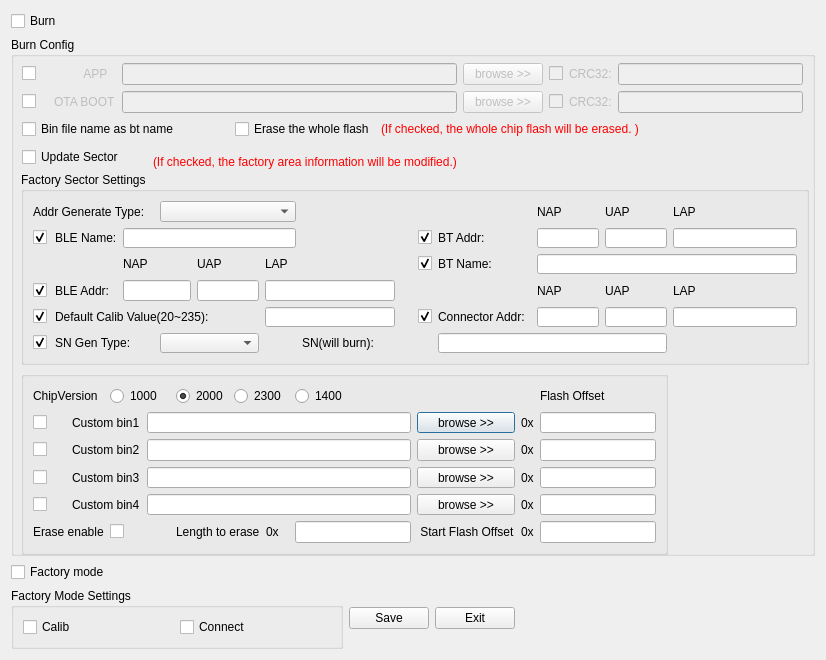
<?xml version="1.0" encoding="UTF-8"?>
<ui version="4.0">
 <class>Dialog</class>
 <widget class="QDialog" name="Dialog">
  <property name="geometry">
   <rect>
    <x>0</x>
    <y>0</y>
    <width>826</width>
    <height>660</height>
   </rect>
  </property>
  <property name="minimumSize">
   <size>
    <width>826</width>
    <height>496</height>
   </size>
  </property>
  <property name="windowTitle">
   <string>Productline Config</string>
  </property>
  <layout class="QVBoxLayout" name="verticalLayout_5">
   <item>
    <widget class="QCheckBox" name="checkbox_burn_switch">
     <property name="font">
      <font>
       <family>Arial</family>
       <pointsize>9</pointsize>
      </font>
     </property>
     <property name="text">
      <string>Burn</string>
     </property>
     <property name="iconSize">
      <size>
       <width>18</width>
       <height>20</height>
      </size>
     </property>
     <property name="autoRepeatInterval">
      <number>97</number>
     </property>
    </widget>
   </item>
   <item>
    <widget class="QGroupBox" name="groupBox_burn_setting">
     <property name="font">
      <font>
       <family>Arial</family>
       <pointsize>9</pointsize>
      </font>
     </property>
     <property name="title">
      <string>Burn Config</string>
     </property>
     <widget class="QGroupBox" name="groupBox">
      <property name="geometry">
       <rect>
        <x>10</x>
        <y>135</y>
        <width>788</width>
        <height>193</height>
       </rect>
      </property>
      <property name="title">
       <string>Factory Sector Settings</string>
      </property>
      <layout class="QVBoxLayout" name="verticalLayout_4">
       <item>
        <layout class="QGridLayout" name="gridLayout_burnsetting" columnstretch="1,4,2,2,4,2,6,2,6,4,4,8">
         <item row="0" column="0" colspan="3">
          <widget class="QLabel" name="label_17">
           <property name="text">
            <string>Addr Generate Type:</string>
           </property>
          </widget>
         </item>
         <item row="0" column="3" colspan="3">
          <widget class="QComboBox" name="combbx_addr_gen_type"/>
         </item>
         <item row="0" column="9">
          <widget class="QLabel" name="label_2">
           <property name="font">
            <font>
             <family>Arial</family>
             <pointsize>9</pointsize>
            </font>
           </property>
           <property name="text">
            <string>NAP</string>
           </property>
          </widget>
         </item>
         <item row="0" column="10">
          <widget class="QLabel" name="label_3">
           <property name="font">
            <font>
             <family>Arial</family>
             <pointsize>9</pointsize>
            </font>
           </property>
           <property name="text">
            <string>UAP</string>
           </property>
          </widget>
         </item>
         <item row="0" column="11">
          <widget class="QLabel" name="label_4">
           <property name="font">
            <font>
             <family>Arial</family>
             <pointsize>9</pointsize>
            </font>
           </property>
           <property name="text">
            <string>LAP</string>
           </property>
          </widget>
         </item>
         <item row="1" column="0">
          <widget class="QCheckBox" name="checkBox_blename">
           <property name="text">
            <string/>
           </property>
           <property name="checked">
            <bool>true</bool>
           </property>
          </widget>
         </item>
         <item row="1" column="1">
          <widget class="QLabel" name="label_15">
           <property name="font">
            <font>
             <family>Arial</family>
             <pointsize>9</pointsize>
            </font>
           </property>
           <property name="text">
            <string>BLE Name:</string>
           </property>
          </widget>
         </item>
         <item row="1" column="2" colspan="4">
          <widget class="QLineEdit" name="lineedit_blename">
           <property name="font">
            <font>
             <family>Arial</family>
             <pointsize>11</pointsize>
            </font>
           </property>
           <property name="focusPolicy">
            <enum>Qt::StrongFocus</enum>
           </property>
           <property name="maxLength">
            <number>256</number>
           </property>
          </widget>
         </item>
         <item row="1" column="7">
          <widget class="QCheckBox" name="checkBox_btaddr">
           <property name="layoutDirection">
            <enum>Qt::RightToLeft</enum>
           </property>
           <property name="text">
            <string/>
           </property>
           <property name="checked">
            <bool>true</bool>
           </property>
          </widget>
         </item>
         <item row="1" column="8">
          <widget class="QLabel" name="label">
           <property name="font">
            <font>
             <family>Arial</family>
             <pointsize>9</pointsize>
            </font>
           </property>
           <property name="text">
            <string>BT Addr:</string>
           </property>
          </widget>
         </item>
         <item row="1" column="9">
          <widget class="QLineEdit" name="lineedit_btnap">
           <property name="font">
            <font>
             <family>Arial</family>
             <pointsize>11</pointsize>
            </font>
           </property>
           <property name="focusPolicy">
            <enum>Qt::StrongFocus</enum>
           </property>
           <property name="maxLength">
            <number>4</number>
           </property>
          </widget>
         </item>
         <item row="1" column="10">
          <widget class="QLineEdit" name="lineedit_btuap">
           <property name="font">
            <font>
             <family>Arial</family>
             <pointsize>11</pointsize>
            </font>
           </property>
           <property name="focusPolicy">
            <enum>Qt::StrongFocus</enum>
           </property>
           <property name="maxLength">
            <number>2</number>
           </property>
          </widget>
         </item>
         <item row="1" column="11">
          <widget class="QLineEdit" name="lineedit_btlap">
           <property name="font">
            <font>
             <family>Arial</family>
             <pointsize>11</pointsize>
            </font>
           </property>
           <property name="focusPolicy">
            <enum>Qt::StrongFocus</enum>
           </property>
           <property name="maxLength">
            <number>6</number>
           </property>
           <property name="frame">
            <bool>true</bool>
           </property>
          </widget>
         </item>
         <item row="2" column="2">
          <widget class="QLabel" name="label_8">
           <property name="text">
            <string>NAP</string>
           </property>
          </widget>
         </item>
         <item row="2" column="4">
          <widget class="QLabel" name="label_6">
           <property name="text">
            <string>UAP</string>
           </property>
          </widget>
         </item>
         <item row="2" column="5">
          <widget class="QLabel" name="label_9">
           <property name="text">
            <string>LAP</string>
           </property>
          </widget>
         </item>
         <item row="2" column="7">
          <widget class="QCheckBox" name="checkBox_btname">
           <property name="layoutDirection">
            <enum>Qt::RightToLeft</enum>
           </property>
           <property name="text">
            <string/>
           </property>
           <property name="checked">
            <bool>true</bool>
           </property>
          </widget>
         </item>
         <item row="2" column="8">
          <widget class="QLabel" name="label_5">
           <property name="font">
            <font>
             <family>Arial</family>
             <pointsize>9</pointsize>
            </font>
           </property>
           <property name="text">
            <string>BT Name:</string>
           </property>
          </widget>
         </item>
         <item row="2" column="9" colspan="3">
          <widget class="QLineEdit" name="lineedit_btname">
           <property name="font">
            <font>
             <family>Arial</family>
             <pointsize>11</pointsize>
            </font>
           </property>
           <property name="focusPolicy">
            <enum>Qt::StrongFocus</enum>
           </property>
           <property name="maxLength">
            <number>256</number>
           </property>
          </widget>
         </item>
         <item row="3" column="0">
          <widget class="QCheckBox" name="checkBox_bleaddr">
           <property name="text">
            <string/>
           </property>
           <property name="checked">
            <bool>true</bool>
           </property>
          </widget>
         </item>
         <item row="3" column="1">
          <widget class="QLabel" name="label_7">
           <property name="text">
            <string>BLE Addr:</string>
           </property>
          </widget>
         </item>
         <item row="3" column="2" colspan="2">
          <widget class="QLineEdit" name="lineedit_blenap">
           <property name="focusPolicy">
            <enum>Qt::StrongFocus</enum>
           </property>
           <property name="maxLength">
            <number>4</number>
           </property>
          </widget>
         </item>
         <item row="3" column="4">
          <widget class="QLineEdit" name="lineedit_bleuap">
           <property name="focusPolicy">
            <enum>Qt::StrongFocus</enum>
           </property>
           <property name="maxLength">
            <number>2</number>
           </property>
          </widget>
         </item>
         <item row="3" column="5" colspan="2">
          <widget class="QLineEdit" name="lineedit_blelap">
           <property name="focusPolicy">
            <enum>Qt::StrongFocus</enum>
           </property>
           <property name="maxLength">
            <number>6</number>
           </property>
          </widget>
         </item>
         <item row="3" column="9">
          <widget class="QLabel" name="label_11">
           <property name="text">
            <string>NAP</string>
           </property>
          </widget>
         </item>
         <item row="3" column="10">
          <widget class="QLabel" name="label_10">
           <property name="text">
            <string>UAP</string>
           </property>
          </widget>
         </item>
         <item row="3" column="11">
          <widget class="QLabel" name="label_13">
           <property name="text">
            <string>LAP</string>
           </property>
          </widget>
         </item>
         <item row="4" column="0">
          <widget class="QCheckBox" name="checkBox_calib">
           <property name="text">
            <string/>
           </property>
           <property name="checked">
            <bool>true</bool>
           </property>
          </widget>
         </item>
         <item row="4" column="1" colspan="4">
          <widget class="QLabel" name="label_14">
           <property name="text">
            <string>Default Calib Value(20~235):</string>
           </property>
          </widget>
         </item>
         <item row="4" column="7">
          <widget class="QCheckBox" name="checkBox_conaddr">
           <property name="layoutDirection">
            <enum>Qt::RightToLeft</enum>
           </property>
           <property name="text">
            <string/>
           </property>
           <property name="checked">
            <bool>true</bool>
           </property>
          </widget>
         </item>
         <item row="4" column="8">
          <widget class="QLabel" name="label_12">
           <property name="text">
            <string>Connector Addr:</string>
           </property>
          </widget>
         </item>
         <item row="4" column="9">
          <widget class="QLineEdit" name="lineedit_connectornap">
           <property name="focusPolicy">
            <enum>Qt::StrongFocus</enum>
           </property>
           <property name="maxLength">
            <number>4</number>
           </property>
          </widget>
         </item>
         <item row="4" column="10">
          <widget class="QLineEdit" name="lineedit_connectoruap">
           <property name="focusPolicy">
            <enum>Qt::StrongFocus</enum>
           </property>
           <property name="maxLength">
            <number>2</number>
           </property>
          </widget>
         </item>
         <item row="4" column="11">
          <widget class="QLineEdit" name="lineedit_connectorlap">
           <property name="focusPolicy">
            <enum>Qt::StrongFocus</enum>
           </property>
           <property name="maxLength">
            <number>6</number>
           </property>
           <property name="frame">
            <bool>true</bool>
           </property>
          </widget>
         </item>
         <item row="5" column="0">
          <widget class="QCheckBox" name="checkBox_sn">
           <property name="text">
            <string/>
           </property>
           <property name="checked">
            <bool>true</bool>
           </property>
          </widget>
         </item>
         <item row="5" column="1" colspan="2">
          <widget class="QLabel" name="label_18">
           <property name="text">
            <string>SN Gen Type:</string>
           </property>
          </widget>
         </item>
         <item row="5" column="3" colspan="2">
          <widget class="QComboBox" name="combbx_sn_gen_type"/>
         </item>
         <item row="5" column="6" colspan="2">
          <widget class="QLabel" name="label_19">
           <property name="layoutDirection">
            <enum>Qt::RightToLeft</enum>
           </property>
           <property name="text">
            <string>SN(will burn):</string>
           </property>
          </widget>
         </item>
         <item row="4" column="5" colspan="2">
          <widget class="QLineEdit" name="lineedit_default_calibval">
           <property name="focusPolicy">
            <enum>Qt::StrongFocus</enum>
           </property>
           <property name="maxLength">
            <number>8</number>
           </property>
          </widget>
         </item>
         <item row="5" column="8" colspan="3">
          <widget class="QLineEdit" name="lineedit_sn">
           <property name="font">
            <font>
             <family>Arial</family>
             <pointsize>11</pointsize>
            </font>
           </property>
           <property name="focusPolicy">
            <enum>Qt::StrongFocus</enum>
           </property>
           <property name="maxLength">
            <number>256</number>
           </property>
          </widget>
         </item>
        </layout>
       </item>
      </layout>
     </widget>
     <widget class="QGroupBox" name="groupBox_custom">
      <property name="geometry">
       <rect>
        <x>10</x>
        <y>334</y>
        <width>647</width>
        <height>184</height>
       </rect>
      </property>
      <property name="title">
       <string/>
      </property>
      <layout class="QGridLayout" name="gridLayout_4">
       <item row="0" column="0">
        <layout class="QGridLayout" name="gridLayout_3">
         <item row="0" column="0" colspan="2">
          <widget class="QLabel" name="label_16">
           <property name="text">
            <string>ChipVersion</string>
           </property>
          </widget>
         </item>
         <item row="0" column="2" colspan="2">
          <widget class="QRadioButton" name="radioButton_1000">
           <property name="text">
            <string>1000</string>
           </property>
           <property name="checked">
            <bool>false</bool>
           </property>
          </widget>
         </item>
         <item row="0" column="4">
          <widget class="QRadioButton" name="radioButton_2000">
           <property name="text">
            <string>2000</string>
           </property>
           <property name="checked">
            <bool>true</bool>
           </property>
          </widget>
         </item>
         <item row="0" column="5" colspan="2">
          <widget class="QRadioButton" name="radioButton_2300">
           <property name="text">
            <string>2300</string>
           </property>
           <property name="checked">
            <bool>false</bool>
           </property>
          </widget>
         </item>
         <item row="0" column="7">
          <widget class="QRadioButton" name="radioButton_1400">
           <property name="text">
            <string>1400</string>
           </property>
          </widget>
         </item>
         <item row="0" column="10">
          <widget class="QLabel" name="label_22">
           <property name="text">
            <string>Flash Offset</string>
           </property>
          </widget>
         </item>
         <item row="1" column="0">
          <widget class="QCheckBox" name="chkbox_custom_bin1">
           <property name="text">
            <string/>
           </property>
          </widget>
         </item>
         <item row="1" column="1" colspan="2">
          <widget class="QLabel" name="label_custom_bin1">
           <property name="text">
            <string>Custom bin1</string>
           </property>
          </widget>
         </item>
         <item row="1" column="8">
          <widget class="QPushButton" name="btn_custom_bin_browse1">
           <property name="enabled">
            <bool>true</bool>
           </property>
           <property name="text">
            <string>browse &gt;&gt;</string>
           </property>
          </widget>
         </item>
         <item row="1" column="9">
          <widget class="QLabel" name="label_addr1">
           <property name="text">
            <string>0x</string>
           </property>
          </widget>
         </item>
         <item row="1" column="10">
          <widget class="QLineEdit" name="lineEdit_addr1"/>
         </item>
         <item row="2" column="0">
          <widget class="QCheckBox" name="chkbox_custom_bin2">
           <property name="text">
            <string/>
           </property>
          </widget>
         </item>
         <item row="2" column="1" colspan="2">
          <widget class="QLabel" name="label_custom_bin2">
           <property name="text">
            <string>Custom bin2</string>
           </property>
          </widget>
         </item>
         <item row="2" column="8">
          <widget class="QPushButton" name="btn_custom_bin_browse2">
           <property name="enabled">
            <bool>true</bool>
           </property>
           <property name="text">
            <string>browse &gt;&gt;</string>
           </property>
          </widget>
         </item>
         <item row="2" column="9">
          <widget class="QLabel" name="label_addr2">
           <property name="text">
            <string>0x</string>
           </property>
          </widget>
         </item>
         <item row="2" column="10">
          <widget class="QLineEdit" name="lineEdit_addr2"/>
         </item>
         <item row="3" column="0">
          <widget class="QCheckBox" name="chkbox_custom_bin3">
           <property name="text">
            <string/>
           </property>
          </widget>
         </item>
         <item row="3" column="1" colspan="2">
          <widget class="QLabel" name="label_custom_bin3">
           <property name="text">
            <string>Custom bin3</string>
           </property>
          </widget>
         </item>
         <item row="3" column="8">
          <widget class="QPushButton" name="btn_custom_bin_browse3">
           <property name="enabled">
            <bool>true</bool>
           </property>
           <property name="text">
            <string>browse &gt;&gt;</string>
           </property>
          </widget>
         </item>
         <item row="3" column="9">
          <widget class="QLabel" name="label_addr3">
           <property name="text">
            <string>0x</string>
           </property>
          </widget>
         </item>
         <item row="3" column="10">
          <widget class="QLineEdit" name="lineEdit_addr3"/>
         </item>
         <item row="4" column="0">
          <widget class="QCheckBox" name="chkbox_custom_bin4">
           <property name="text">
            <string/>
           </property>
          </widget>
         </item>
         <item row="4" column="1" colspan="2">
          <widget class="QLabel" name="label_custom_bin4">
           <property name="text">
            <string>Custom bin4</string>
           </property>
          </widget>
         </item>
         <item row="4" column="8">
          <widget class="QPushButton" name="btn_custom_bin_browse4">
           <property name="enabled">
            <bool>true</bool>
           </property>
           <property name="text">
            <string>browse &gt;&gt;</string>
           </property>
          </widget>
         </item>
         <item row="4" column="9">
          <widget class="QLabel" name="label_addr4">
           <property name="text">
            <string>0x</string>
           </property>
          </widget>
         </item>
         <item row="4" column="10">
          <widget class="QLineEdit" name="lineEdit_addr4"/>
         </item>
         <item row="5" column="0" colspan="2">
          <widget class="QLabel" name="label_24">
           <property name="text">
            <string>Erase enable</string>
           </property>
          </widget>
         </item>
         <item row="5" column="2">
          <widget class="QCheckBox" name="chkbox_erase_en">
           <property name="text">
            <string/>
           </property>
          </widget>
         </item>
         <item row="5" column="4" colspan="2">
          <widget class="QLabel" name="label_25">
           <property name="text">
            <string>Length to erase</string>
           </property>
          </widget>
         </item>
         <item row="5" column="6">
          <widget class="QLabel" name="label_addr_erase_2">
           <property name="text">
            <string>0x</string>
           </property>
          </widget>
         </item>
         <item row="5" column="7">
          <widget class="QLineEdit" name="lineEdit_eraselen"/>
         </item>
         <item row="5" column="8">
          <widget class="QLabel" name="label_23">
           <property name="text">
            <string> Start Flash Offset</string>
           </property>
          </widget>
         </item>
         <item row="5" column="9">
          <widget class="QLabel" name="label_addr_erase">
           <property name="text">
            <string>0x</string>
           </property>
          </widget>
         </item>
         <item row="5" column="10">
          <widget class="QLineEdit" name="lineEdit_erase_addr"/>
         </item>
         <item row="1" column="3" colspan="5">
          <widget class="QLineEdit" name="lineedit_custom_bin1"/>
         </item>
         <item row="2" column="3" colspan="5">
          <widget class="QLineEdit" name="lineedit_custom_bin2"/>
         </item>
         <item row="3" column="3" colspan="5">
          <widget class="QLineEdit" name="lineedit_custom_bin3"/>
         </item>
         <item row="4" column="3" colspan="5">
          <widget class="QLineEdit" name="lineedit_custom_bin4"/>
         </item>
        </layout>
       </item>
      </layout>
     </widget>
     <widget class="QWidget" name="">
      <property name="geometry">
       <rect>
        <x>11</x>
        <y>26</y>
        <width>781</width>
        <height>106</height>
       </rect>
      </property>
      <layout class="QGridLayout" name="gridLayout">
       <item row="0" column="0">
        <widget class="QCheckBox" name="chkbox_app">
         <property name="text">
          <string/>
         </property>
        </widget>
       </item>
       <item row="0" column="1">
        <widget class="QLabel" name="label_app">
         <property name="enabled">
          <bool>false</bool>
         </property>
         <property name="text">
          <string>         APP</string>
         </property>
        </widget>
       </item>
       <item row="0" column="2" colspan="4">
        <widget class="QLineEdit" name="lineedit_bin_path_1">
         <property name="enabled">
          <bool>false</bool>
         </property>
        </widget>
       </item>
       <item row="0" column="6">
        <widget class="QPushButton" name="push_btn_browse_1">
         <property name="enabled">
          <bool>false</bool>
         </property>
         <property name="text">
          <string>browse &gt;&gt;</string>
         </property>
        </widget>
       </item>
       <item row="0" column="7">
        <widget class="QCheckBox" name="chkbox_appcrc">
         <property name="enabled">
          <bool>false</bool>
         </property>
         <property name="layoutDirection">
          <enum>Qt::RightToLeft</enum>
         </property>
         <property name="text">
          <string/>
         </property>
        </widget>
       </item>
       <item row="0" column="8">
        <widget class="QLabel" name="label_bin_verify">
         <property name="enabled">
          <bool>false</bool>
         </property>
         <property name="font">
          <font>
           <family>Arial</family>
           <pointsize>9</pointsize>
           <weight>50</weight>
           <bold>false</bold>
          </font>
         </property>
         <property name="text">
          <string>CRC32:</string>
         </property>
        </widget>
       </item>
       <item row="0" column="9">
        <widget class="QLineEdit" name="lineedit_hash_1">
         <property name="enabled">
          <bool>false</bool>
         </property>
         <property name="font">
          <font>
           <family>Arial</family>
           <pointsize>9</pointsize>
          </font>
         </property>
         <property name="focusPolicy">
          <enum>Qt::StrongFocus</enum>
         </property>
         <property name="text">
          <string/>
         </property>
         <property name="maxLength">
          <number>8</number>
         </property>
        </widget>
       </item>
       <item row="1" column="0">
        <widget class="QCheckBox" name="chkbox_boot">
         <property name="text">
          <string/>
         </property>
        </widget>
       </item>
       <item row="1" column="1">
        <widget class="QLabel" name="label_boot">
         <property name="enabled">
          <bool>false</bool>
         </property>
         <property name="text">
          <string>OTA BOOT</string>
         </property>
        </widget>
       </item>
       <item row="1" column="2" colspan="4">
        <widget class="QLineEdit" name="lineedit_bin_path_2">
         <property name="enabled">
          <bool>false</bool>
         </property>
        </widget>
       </item>
       <item row="1" column="6">
        <widget class="QPushButton" name="push_btn_browse_2">
         <property name="enabled">
          <bool>false</bool>
         </property>
         <property name="text">
          <string>browse &gt;&gt;</string>
         </property>
        </widget>
       </item>
       <item row="1" column="7">
        <widget class="QCheckBox" name="chkbox_bootcrc">
         <property name="enabled">
          <bool>false</bool>
         </property>
         <property name="layoutDirection">
          <enum>Qt::RightToLeft</enum>
         </property>
         <property name="text">
          <string/>
         </property>
        </widget>
       </item>
       <item row="1" column="8">
        <widget class="QLabel" name="label_bin_verify_2">
         <property name="enabled">
          <bool>false</bool>
         </property>
         <property name="font">
          <font>
           <family>Arial</family>
           <pointsize>9</pointsize>
           <weight>50</weight>
           <bold>false</bold>
          </font>
         </property>
         <property name="text">
          <string>CRC32:</string>
         </property>
        </widget>
       </item>
       <item row="1" column="9">
        <widget class="QLineEdit" name="lineedit_hash_2">
         <property name="enabled">
          <bool>false</bool>
         </property>
         <property name="font">
          <font>
           <family>Arial</family>
           <pointsize>9</pointsize>
          </font>
         </property>
         <property name="focusPolicy">
          <enum>Qt::StrongFocus</enum>
         </property>
         <property name="text">
          <string/>
         </property>
         <property name="maxLength">
          <number>8</number>
         </property>
        </widget>
       </item>
       <item row="2" column="0" colspan="4">
        <widget class="QCheckBox" name="chkbox_filename">
         <property name="text">
          <string>Bin file name as bt name</string>
         </property>
        </widget>
       </item>
       <item row="2" column="4">
        <widget class="QCheckBox" name="checkbox_erase_whole">
         <property name="text">
          <string>Erase the whole flash</string>
         </property>
        </widget>
       </item>
       <item row="2" column="5" colspan="5">
        <widget class="QLabel" name="label_21">
         <property name="styleSheet">
          <string notr="true">color:rgb(255, 0, 0)</string>
         </property>
         <property name="text">
          <string>(If checked, the whole chip flash will be erased. )</string>
         </property>
        </widget>
       </item>
       <item row="3" column="0" rowspan="2" colspan="4">
        <widget class="QCheckBox" name="checkbox_update_sector">
         <property name="text">
          <string>Update Sector</string>
         </property>
        </widget>
       </item>
       <item row="4" column="3" colspan="3">
        <widget class="QLabel" name="label_20">
         <property name="styleSheet">
          <string notr="true">color:rgb(255, 0, 0)</string>
         </property>
         <property name="text">
          <string>(If checked, the factory area information will be modified.)</string>
         </property>
        </widget>
       </item>
      </layout>
     </widget>
     <zorder>groupBox_custom</zorder>
     <zorder>groupBox</zorder>
     <zorder>label_20</zorder>
     <zorder>label_21</zorder>
    </widget>
   </item>
   <item>
    <layout class="QGridLayout" name="gridLayout_2" columnstretch="5,1,1">
     <property name="rightMargin">
      <number>300</number>
     </property>
     <property name="horizontalSpacing">
      <number>6</number>
     </property>
     <item row="0" column="0">
      <widget class="QCheckBox" name="checkbox_factory_switch">
       <property name="font">
        <font>
         <family>Arial</family>
         <pointsize>9</pointsize>
        </font>
       </property>
       <property name="text">
        <string>Factory mode</string>
       </property>
      </widget>
     </item>
     <item row="1" column="0">
      <widget class="QGroupBox" name="groupBox_factorymode_setting">
       <property name="font">
        <font>
         <family>Arial</family>
         <pointsize>9</pointsize>
        </font>
       </property>
       <property name="title">
        <string>Factory Mode Settings</string>
       </property>
       <layout class="QVBoxLayout" name="verticalLayout_2">
        <item>
         <layout class="QHBoxLayout" name="horizontalLayout">
          <item>
           <widget class="QCheckBox" name="factorymode_calib_switch">
            <property name="font">
             <font>
              <pointsize>9</pointsize>
             </font>
            </property>
            <property name="text">
             <string>Calib</string>
            </property>
           </widget>
          </item>
          <item>
           <widget class="QCheckBox" name="factorymode_connect_switch">
            <property name="font">
             <font>
              <pointsize>9</pointsize>
             </font>
            </property>
            <property name="text">
             <string>Connect</string>
            </property>
           </widget>
          </item>
         </layout>
        </item>
       </layout>
      </widget>
     </item>
     <item row="1" column="1">
      <widget class="QPushButton" name="push_btn_save">
       <property name="font">
        <font>
         <family>Arial</family>
         <pointsize>9</pointsize>
        </font>
       </property>
       <property name="text">
        <string>Save</string>
       </property>
      </widget>
     </item>
     <item row="1" column="2">
      <widget class="QPushButton" name="push_btn_exit">
       <property name="font">
        <font>
         <family>Arial</family>
         <pointsize>9</pointsize>
        </font>
       </property>
       <property name="text">
        <string>Exit</string>
       </property>
      </widget>
     </item>
    </layout>
   </item>
  </layout>
 </widget>
 <tabstops>
  <tabstop>checkbox_burn_switch</tabstop>
  <tabstop>lineedit_bin_path_1</tabstop>
  <tabstop>push_btn_browse_1</tabstop>
  <tabstop>lineedit_hash_1</tabstop>
  <tabstop>lineedit_bin_path_2</tabstop>
  <tabstop>push_btn_browse_2</tabstop>
  <tabstop>lineedit_hash_2</tabstop>
  <tabstop>checkbox_update_sector</tabstop>
  <tabstop>combbx_addr_gen_type</tabstop>
  <tabstop>lineedit_blenap</tabstop>
  <tabstop>lineedit_bleuap</tabstop>
  <tabstop>lineedit_blelap</tabstop>
  <tabstop>lineedit_default_calibval</tabstop>
  <tabstop>checkbox_factory_switch</tabstop>
  <tabstop>factorymode_calib_switch</tabstop>
  <tabstop>factorymode_connect_switch</tabstop>
  <tabstop>push_btn_save</tabstop>
  <tabstop>push_btn_exit</tabstop>
 </tabstops>
 <resources/>
 <connections/>
</ui>
